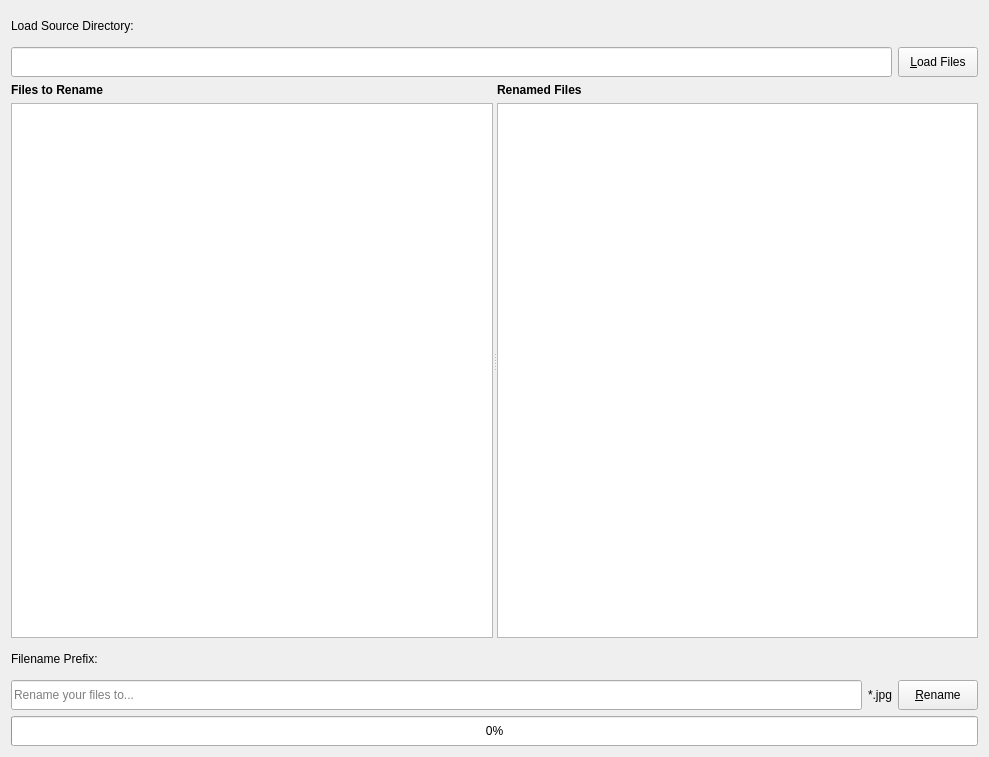
<?xml version="1.0" encoding="UTF-8"?>
<ui version="4.0">
 <class>Window</class>
 <widget class="QWidget" name="Window">
  <property name="geometry">
   <rect>
    <x>0</x>
    <y>0</y>
    <width>989</width>
    <height>757</height>
   </rect>
  </property>
  <property name="windowTitle">
   <string>Renamer</string>
  </property>
  <layout class="QGridLayout" name="gridLayout">
   <item row="0" column="0" colspan="2">
    <widget class="QLabel" name="load_source_directory_label">
     <property name="minimumSize">
      <size>
       <width>0</width>
       <height>30</height>
      </size>
     </property>
     <property name="maximumSize">
      <size>
       <width>16777215</width>
       <height>30</height>
      </size>
     </property>
     <property name="text">
      <string>Load Source Directory:</string>
     </property>
    </widget>
   </item>
   <item row="1" column="0" colspan="2">
    <widget class="QLineEdit" name="dirEdit">
     <property name="minimumSize">
      <size>
       <width>0</width>
       <height>30</height>
      </size>
     </property>
     <property name="maximumSize">
      <size>
       <width>16777215</width>
       <height>30</height>
      </size>
     </property>
    </widget>
   </item>
   <item row="1" column="2">
    <widget class="QPushButton" name="loadFilesButton">
     <property name="minimumSize">
      <size>
       <width>0</width>
       <height>30</height>
      </size>
     </property>
     <property name="maximumSize">
      <size>
       <width>16777215</width>
       <height>30</height>
      </size>
     </property>
     <property name="text">
      <string>&amp;Load Files</string>
     </property>
    </widget>
   </item>
   <item row="2" column="0" colspan="3">
    <widget class="QSplitter" name="splitter">
     <property name="orientation">
      <enum>Qt::Horizontal</enum>
     </property>
     <widget class="QWidget" name="">
      <layout class="QVBoxLayout" name="verticalLayout">
       <item>
        <widget class="QLabel" name="renameLabel">
         <property name="font">
          <font>
           <weight>75</weight>
           <bold>true</bold>
          </font>
         </property>
         <property name="text">
          <string>Files to Rename</string>
         </property>
        </widget>
       </item>
       <item>
        <widget class="QListWidget" name="srcFileList"/>
       </item>
      </layout>
     </widget>
     <widget class="QWidget" name="">
      <layout class="QVBoxLayout" name="verticalLayout_2">
       <item>
        <widget class="QLabel" name="renamedLabel">
         <property name="font">
          <font>
           <weight>75</weight>
           <bold>true</bold>
          </font>
         </property>
         <property name="text">
          <string>Renamed Files</string>
         </property>
        </widget>
       </item>
       <item>
        <widget class="QListWidget" name="dstFileList"/>
       </item>
      </layout>
     </widget>
    </widget>
   </item>
   <item row="3" column="0" colspan="3">
    <widget class="QLabel" name="prefix_label">
     <property name="minimumSize">
      <size>
       <width>0</width>
       <height>30</height>
      </size>
     </property>
     <property name="maximumSize">
      <size>
       <width>16777215</width>
       <height>30</height>
      </size>
     </property>
     <property name="text">
      <string>Filename Prefix:</string>
     </property>
    </widget>
   </item>
   <item row="4" column="0">
    <widget class="QLineEdit" name="prefixEdit">
     <property name="minimumSize">
      <size>
       <width>0</width>
       <height>30</height>
      </size>
     </property>
     <property name="maximumSize">
      <size>
       <width>16777215</width>
       <height>30</height>
      </size>
     </property>
     <property name="text">
      <string/>
     </property>
     <property name="placeholderText">
      <string>Rename your files to...</string>
     </property>
    </widget>
   </item>
   <item row="4" column="1">
    <widget class="QLabel" name="extensionLabel">
     <property name="minimumSize">
      <size>
       <width>0</width>
       <height>30</height>
      </size>
     </property>
     <property name="maximumSize">
      <size>
       <width>16777215</width>
       <height>30</height>
      </size>
     </property>
     <property name="text">
      <string>*.jpg</string>
     </property>
    </widget>
   </item>
   <item row="4" column="2">
    <widget class="QPushButton" name="renameFilesButton">
     <property name="minimumSize">
      <size>
       <width>0</width>
       <height>30</height>
      </size>
     </property>
     <property name="maximumSize">
      <size>
       <width>16777215</width>
       <height>30</height>
      </size>
     </property>
     <property name="text">
      <string>&amp;Rename</string>
     </property>
    </widget>
   </item>
   <item row="5" column="0" colspan="3">
    <widget class="QProgressBar" name="progressBar">
     <property name="minimumSize">
      <size>
       <width>0</width>
       <height>30</height>
      </size>
     </property>
     <property name="maximumSize">
      <size>
       <width>16777215</width>
       <height>30</height>
      </size>
     </property>
     <property name="value">
      <number>0</number>
     </property>
    </widget>
   </item>
  </layout>
 </widget>
 <resources/>
 <connections/>
</ui>
